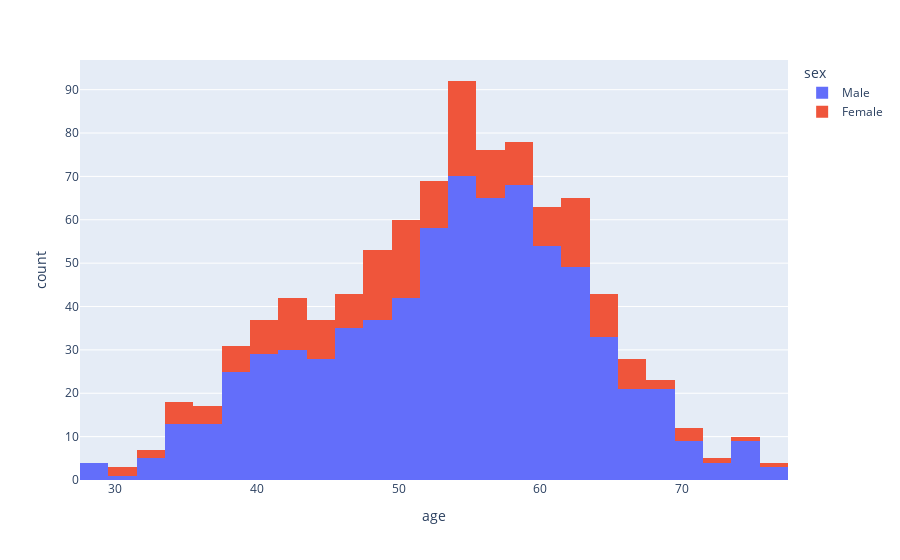

The cell this chart's notebook holds for it:
### Markdown cell above
Let's explore the gender based distribution of the dataset for age column.

### Code cell
# plot the histogram of age column using plotly and coloring this by sex

fig = px.histogram(data_frame=df, x='age', color='sex')
fig.show()

### Figure 1 — Plotly figure (JSON) as saved in the notebook; plotly's stock layout.template omitted (floating-point values rounded to 4 significant figures; data arrays with more than 128 entries replaced by an {"elided": "..."} marker saying what was removed)
{"data": [{"alignmentgroup": "True", "bingroup": "x", "hovertemplate": "sex=Male<br>age=%{x}<br>count=%{y}<extra></extra>", "legendgroup": "Male", "marker": {"color": "#636efa", "pattern": {"shape": ""}}, "name": "Male", "offsetgroup": "Male", "orientation": "v", "showlegend": true, "type": "histogram", "x": {"elided": "726 int values"}, "xaxis": "x", "yaxis": "y"}, {"alignmentgroup": "True", "bingroup": "x", "hovertemplate": "sex=Female<br>age=%{x}<br>count=%{y}<extra></extra>", "legendgroup": "Female", "marker": {"color": "#EF553B", "pattern": {"shape": ""}}, "name": "Female", "offsetgroup": "Female", "orientation": "v", "showlegend": true, "type": "histogram", "x": {"elided": "194 int values"}, "xaxis": "x", "yaxis": "y"}], "layout": {"barmode": "relative", "legend": {"title": {"text": "sex"}, "tracegroupgap": 0}, "margin": {"t": 60}, "xaxis": {"anchor": "y", "domain": [0, 1], "title": {"text": "age"}}, "yaxis": {"anchor": "x", "domain": [0, 1], "title": {"text": "count"}}}}
